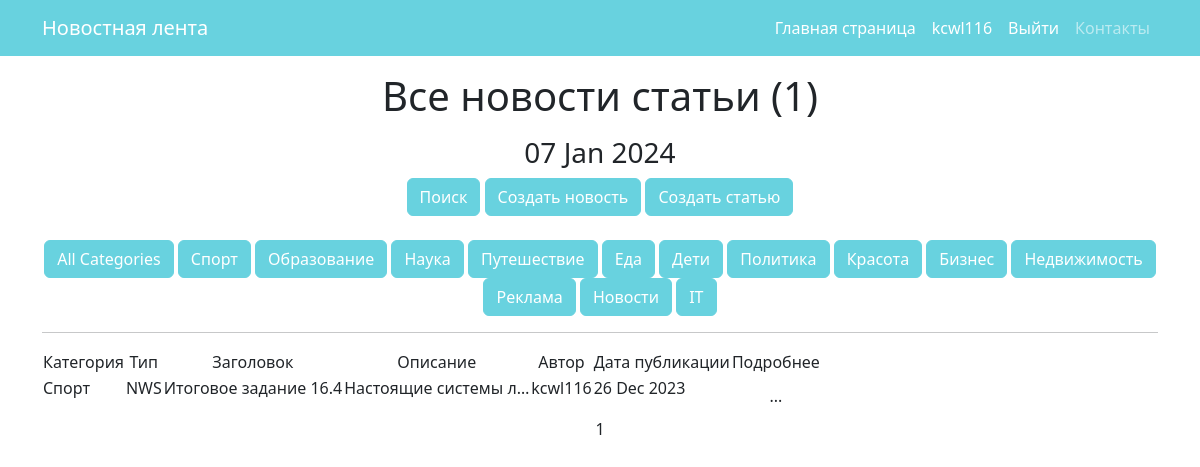
Screenshot of /news/ (signed in) with the database file from the repository.
### news/models.py (models this page shows, shortened)
class Category(models.Model):
    name = models.CharField(max_length=40, unique=True)
    subscriber = models.ManyToManyField(User, through='CategorySubscribe', related_name='categories')
    def __str__(self):
        return self.name.title()

class Post(models.Model):
    author = models.ForeignKey(Author, on_delete=models.CASCADE, verbose_name=pgettext_lazy('Author', 'Author'))
    type = models.CharField(max_length=7, choices=TYPE, default='NWS')
    time_in = models.DateTimeField(auto_now_add=True)
    category = models.ManyToManyField(Category, through='PostCategory')
    title = models.CharField(max_length=100)
    text = models.TextField()
    rating = models.IntegerField(default=0)

class Author(models.Model):
    name = models.CharField(max_length=255)
    users = models.OneToOneField(User, on_delete=models.CASCADE)
    user_rating = models.IntegerField(default=0)
    def __str__(self):
        return self.name

### news/views.py (the view)
# urls.py: path('', PostList.as_view(), name='postlist'),
class PostList(ListView):
    model = Post
    ordering = '-time_in'
    template_name = 'news.html'
    context_object_name = 'news'
    paginate_by = 10
    def get_queryset(self):
        queryset = super().get_queryset()
        self.filterset = NewsFilter(self.request.GET, queryset)
        return self.filterset.qs
    def get_context_data(self, **kwargs):
        context = super().get_context_data(**kwargs)
        context['time_now'] = datetime.utcnow()
        context['qty_post'] = len(Post.objects.order_by('time_in').values('id'))
        context['categories'] = Category.objects.all()
        context['filterset'] = self.filterset
        context['isauthor'] = self._isauthor()
        return context
    def _isauthor(self):
        try:
            Author.objects.get(users=self.request.user)
            return True
        except Author.DoesNotExist:
            return False

### news/templatetags/custom_tags.py (called while the page is built)
@register.simple_tag()
def current_time(format_string='%b %d %Y'):
    return datetime.utcnow().strftime(format_string)

### templates/news.html (shortened to what this page needs)
{% extends 'flatpages/default.html' %}
{% load custom_filters %}
{% load custom_tags %}
{% load cache %}
{% block content %}
<p>
<h1>Все новости статьи ({{ qty_post }})</h1>
<p>
   <h3>{% current_time '%d %b %Y' %}</h3>
{% cache 60 buttons %}
<form method="get">
      <a class="btn btn-primary" href="/news/search/">Поиск</a>
{% if isauthor %}
    <a class="btn btn-primary" href="/news/create/">Создать новость</a>
    <a class="btn btn-primary" href="/news/post/create/">Создать статью</a><br><br>
{% endif %}
      <button type="submit" class="btn btn-primary" name="category" value="" selected>
        All Categories
      </button>
    {% for category in categories %}
      <button type="submit" class="btn btn-primary" name="category" value="{{ category.id }}">
        {{ category.name }}
      </button>
    {% endfor %}
    {% endcache %}
</form>
   <hr>
   {% if news %}
       <table>
           <tr>
               <td>Категория</td>
               <td>Тип</td>
               <td>Заголовок</td>
               <td>Описание</td>
               <td>Автор</td>
               <td>Дата публикации</td>
               <td>Подробнее</td>
           </tr>
           {% for post in news %}
           <tr>
               <td><p align="left">
                {% for cat in post.category.all %}
                 {{ cat }}</p>
                {% endfor %}
                </td>
               <td><p align="left">{{ post.type }}</td>
               <td><p align="left">{{ post.title }}</td>
               <td><p align="left">{{ post.text|truncatechars:20 }}</td>
               <td><p align="left">{{ post.author }}</td>
               <td><p align="left">{{ post.time_in|date:'d M Y' }}</td>
               <td><a class="nav-link active" aria-current="page" href="/news/{{ post.id  }}">...</a><td>
           </tr>
           {% endfor %}
       </table>
   {% else %}
       <h2>Новостей нет!</h2>
   {% endif %}
   {{ page_obj.number }}
{% endblock content %}

### templates/flatpages/default.html (shortened to what this page needs)
<!DOCTYPE html>
<html lang="en">
    <head>
        {% load static %}
       <link href="{% static 'css/styles.css' %}" rel="stylesheet" />
    </head>
    <body>
        <nav class="navbar navbar-expand-lg navbar-dark bg-dark">
            <div class="container">
                <a class="navbar-brand" href="/news/">Новостная лента</a>
                <div class="collapse navbar-collapse" id="navbarSupportedContent">
                    <ul class="navbar-nav ms-auto mb-2 mb-lg-0">
                        <li class="nav-item"><a class="nav-link active" aria-current="page" href="/news/">Главная страница</a></li>
                        <li class="nav-item"><a class="nav-link active" aria-current="page" href="/">{{request.user.username}}</a></li>
                        <li class="nav-item"><a class="nav-link active" aria-current="page" href="/sign/logout/">Выйти</a></li>
                        <li class="nav-item"><a class="nav-link" href="/contact/">Контакты</a></li>
                    </ul>
                </div>
            </div>
        </nav>
        <div class="container">
           <div class="row">
               <div class="col-lg-12 text-center">
                   {% block content %}{% endblock content %}
               </div>
           </div>
        </div>
    </body>
</html>

### rows the page displays
Category: {{ category.id }} 1 (drawn), name "Спорт"
Category: {{ category.id }} 2 (drawn), name "Образование"
Category: {{ category.id }} 3 (drawn), name "Наука"
Category: {{ category.id }} 4 (drawn), name "Путешествие"
Category: {{ category.id }} 5 (drawn), name "Еда"
Category: {{ category.id }} 6 (drawn), name "Дети"
Category: {{ category.id }} 7 (drawn), name "Политика"
Category: {{ category.id }} 8 (drawn), name "Красота"
Category: {{ category.id }} 9 (drawn), name "Бизнес"
Category: {{ category.id }} 10 (drawn), name "Недвижимость"
Category: {{ category.id }} 11 (drawn), name "Реклама"
Category: {{ category.id }} 12 (drawn), name "Новости"
Category: {{ category.id }} 13 (drawn), name "IT"
Post: type "NWS", title "Итоговое задание 16.4", text "Настоящие системы л…", author "kcwl116", time_in "26 Dec 2023"

### other values shown
{{ request.user.username }} "kcwl116"
{{ qty_post }} "1"
{{ page_obj.number }} "1"
